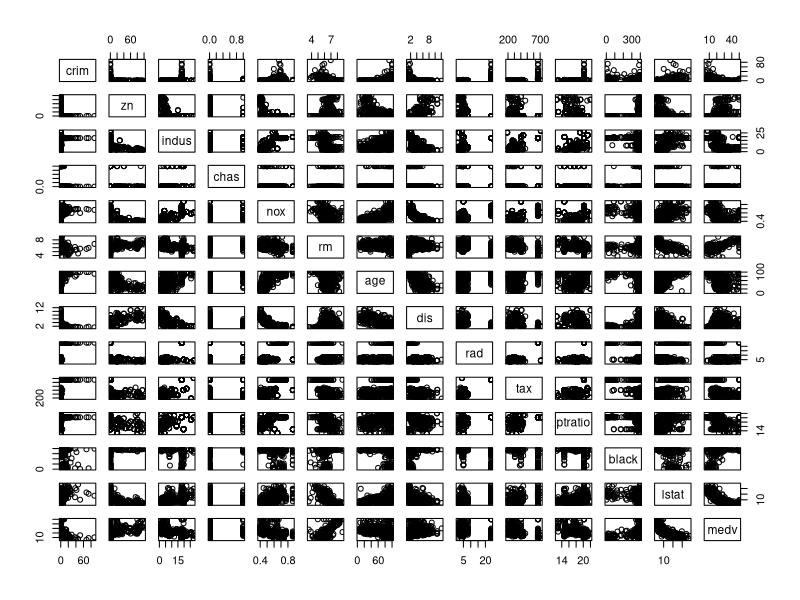
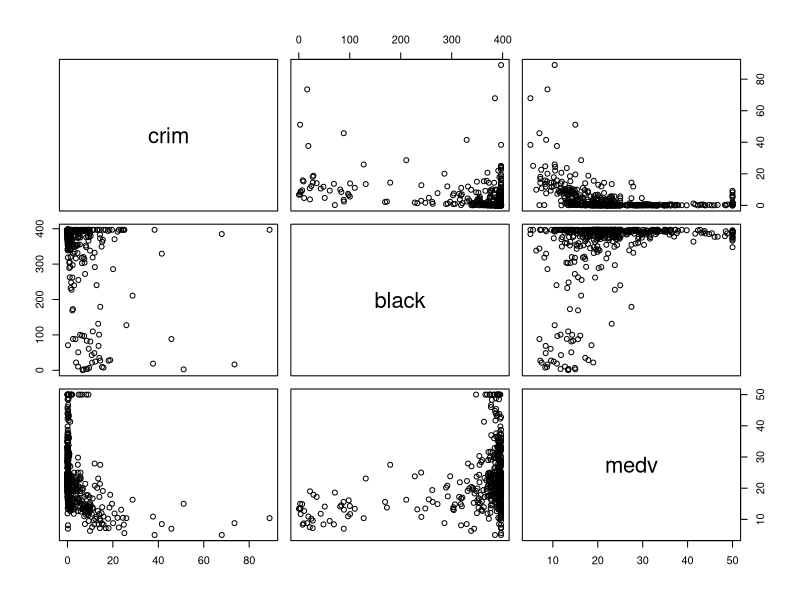
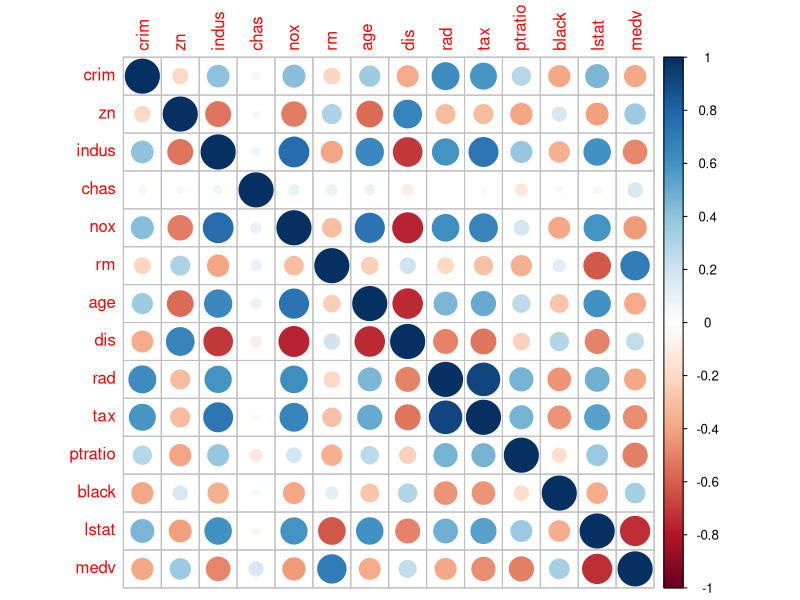
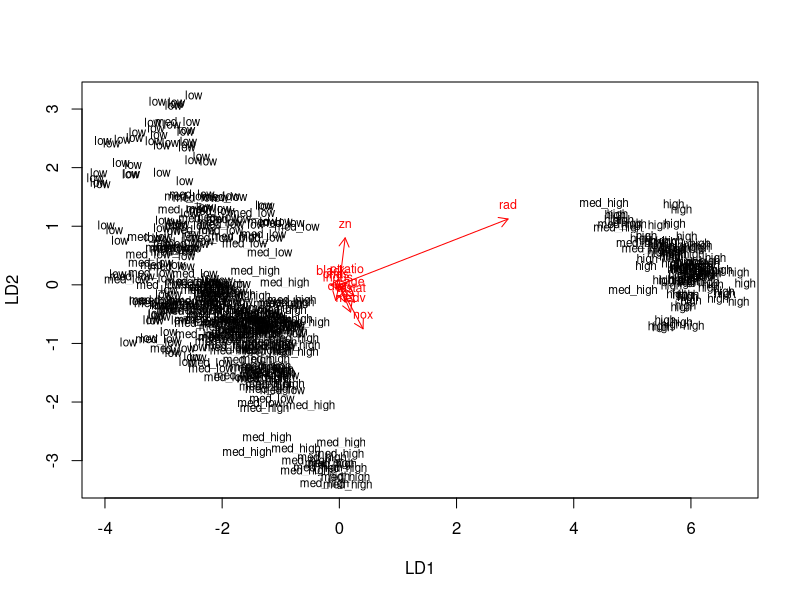
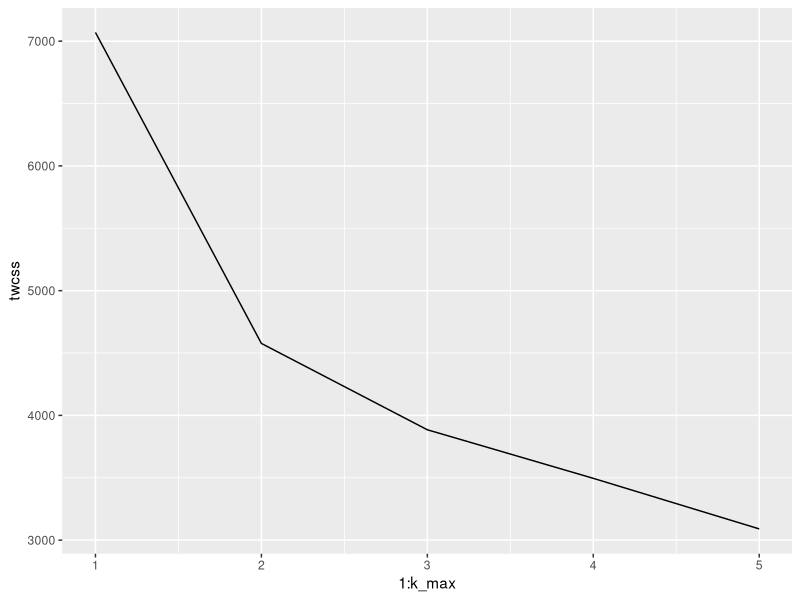
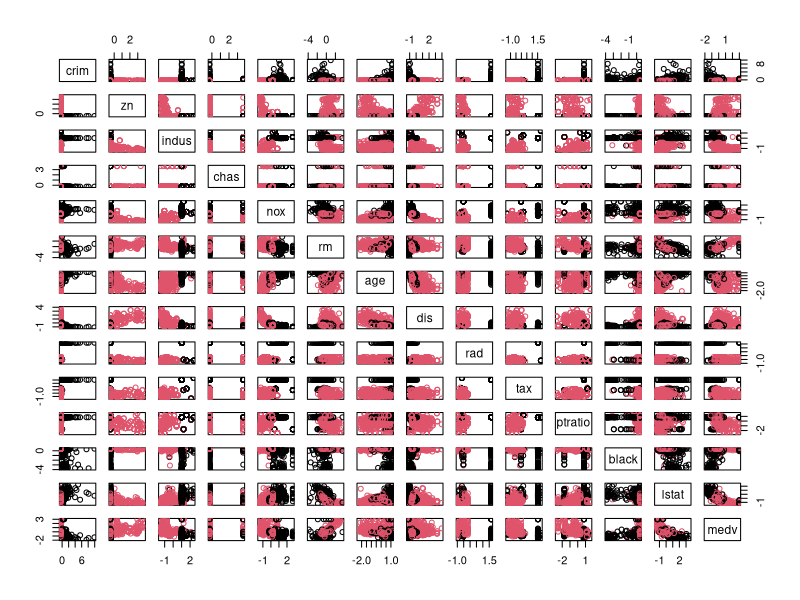

Generate these figures, in order, with R:
## ---- chunk 1
library(MASS)
library(ggplot2)

dim(Boston)
str(Boston)
## ---- chunk 2
summary(Boston)
pairs(Boston)
## ---- chunk 3
pairs(Boston[,c(1,12,14)])
## ---- chunk 4
# calculate the correlation matrix and round it
cor_matrix <- cor(Boston) 

# print the correlation matrix
print(cor_matrix)

# visualize the correlation matrix
library(corrplot)
corrplot(cor_matrix, method="circle")
## ---- chunk 5
# center and standardize variables by using the mean as the center point
boston_scaled <- as.data.frame(scale(Boston))

# summaries of the variables
summary(Boston)
summary(boston_scaled)

## ---- chunk 6
# c reating the quantile bins for our labeling
bins <- quantile(boston_scaled$crim)
bins
#creating a vector label which contains our desired labels
label <- c("low","med_low","med_high","high")
# create a categorical variable 'crime'
crime <- cut(boston_scaled$crim, breaks = bins, include.lowest = TRUE,labels = label)

# look at the table of the new factor crime
table(crime)
# now we have a uniform distribution of crime rate factors
# remove original crim from the dataset
boston_scaled <- dplyr::select(boston_scaled, -crim)

# add the new categorical value to scaled data
boston_scaled <- data.frame(boston_scaled, crime)

## ---- chunk 7
# number of rows in the Boston dataset 
n <- nrow(boston_scaled)

# choose randomly 80% of the rows
ind <- sample(n,  size = n * 0.8)

# create train set
train <- boston_scaled[ind,]

# create test set 
test <- boston_scaled[-ind,]

# save the correct classes from test data
correct_classes <- test$crime

# remove the crime variable from test data so that we can use our model to label it
test <- dplyr::select(test, -crime)
## ---- chunk 8
# linear discriminant analysis for 
lda.fit <- lda(crime ~ ., data = train)

# print the lda.fit object
lda.fit

# the function for lda biplot arrows
lda.arrows <- function(x, myscale = 1, arrow_heads = 0.1, color = "red", tex = 0.75, choices = c(1,2)){
  heads <- coef(x)
  graphics::arrows(x0 = 0, y0 = 0, 
         x1 = myscale * heads[,choices[1]], 
         y1 = myscale * heads[,choices[2]], col=color, length = arrow_heads)
  text(myscale * heads[,choices], labels = row.names(heads), 
       cex = tex, col=color, pos=3)
}

# target classes as numeric
classes <- as.numeric(train$crime)

# plot the lda results (select both lines and execute them at the same time!)
plot(lda.fit, dimen = 2)
lda.arrows(lda.fit, myscale = 1)
## ---- chunk 9
# predict classes with test data
lda.pred <- predict(lda.fit, newdata = test)

# cross tabulate the results
table(correct = correct_classes, predicted = lda.pred$class)
## ---- chunk 10
data("Boston")
boston_scaled <- as.data.frame(scale(Boston))

#distance calculations
# euclidean distance matrix
dist_eu <- dist(boston_scaled)

# look at the summary of the distances
summary(dist_eu)

# manhattan distance matrix
dist_man <- dist(boston_scaled,method = "manhattan")

# look at the summary of the distances
summary(dist_man)
## ---- chunk 11
set.seed(6)

# determine the number of clusters
k_max <- 5

# calculate the total within sum of squares
twcss <- sapply(1:k_max, function(k){kmeans(boston_scaled, k)$tot.withinss})

# visualize the results
qplot(x = 1:k_max, y = twcss, geom = 'line')

# k-means clustering
km <- kmeans(boston_scaled, centers = 2)

# plot the Boston dataset with clusters
pairs(boston_scaled, col = km$cluster)
## ---- chunk 12
date()
